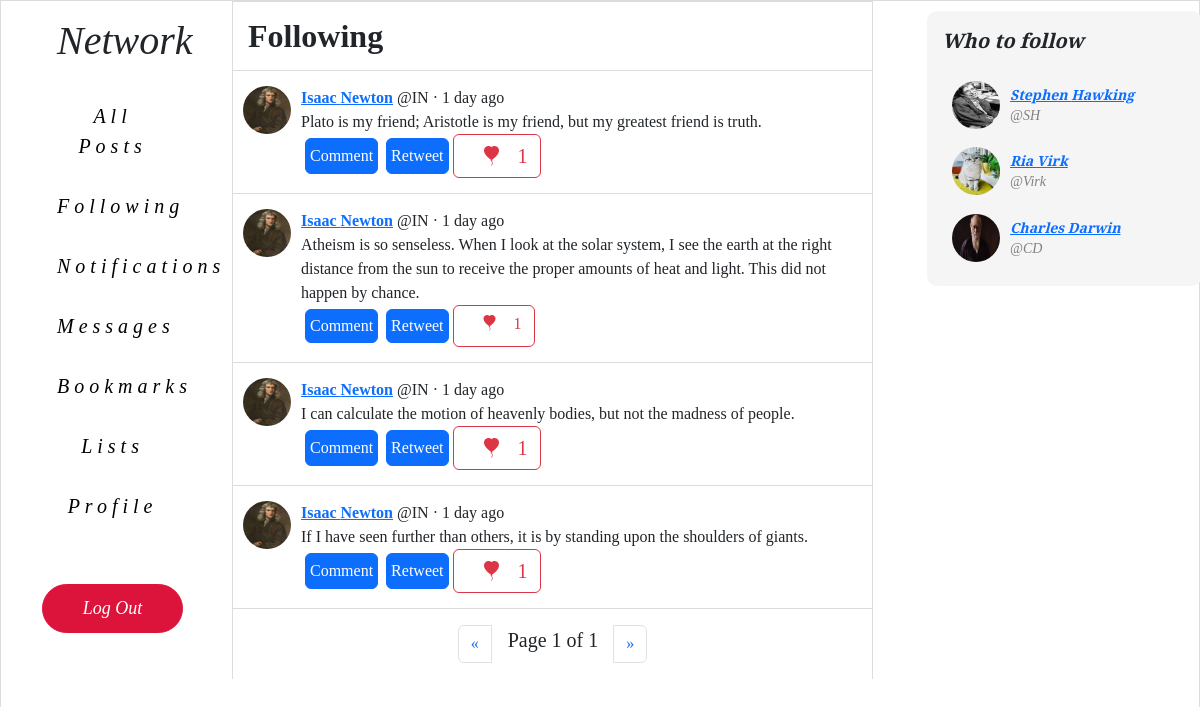
The page /following (signed in) on the database its author committed.
### network/models.py (models this page shows, shortened)
class Post(models.Model):
    user = models.ForeignKey("User", on_delete=models.CASCADE, related_name="posts")
    body = models.TextField(blank=True, max_length=280)
    likes = models.ManyToManyField("User", blank=True, related_name="likes")
    timestamp = models.DateTimeField(auto_now_add=True)
    def get_time(self):
        return humanize.naturaltime(self.timestamp)
    def total_likes(self):
        return self.likes.count()

class User(AbstractUser):
    pass
    bio = models.TextField(blank=True, max_length=160)
    profile_picture = models.ImageField(default="default.jpeg", upload_to="profile_pictures")

### network/views.py (the view)
# urls.py: path("following", views.following, name="following"),
def following(request):
    current_user = User.objects.get(username=request.user)
    currently_following = current_user.following.all()
    followed_posts = []
    for user in currently_following:
        followed_posts += (user.following.posts.all())
    followed_posts.sort(key=lambda post: post.timestamp, reverse=True)
    paginator = Paginator(followed_posts, 10)
    page_number = request.GET.get('page')
    page_obj = paginator.get_page(page_number)
    context = {
        "page_obj": page_obj,
        "recommend_follow": recommend_follow(request),
    }
    return render(request, "network/following.html", context)

### network/views.py (called while the page is built)
def recommend_follow(request):
    current_user = User.objects.get(username=request.user)
    not_following = User.objects.exclude(
        followers__user=current_user
    ).exclude(username=current_user)
    if len(not_following) > 3: sample_size = 3
    else: sample_size = len(not_following)
    not_following = random.sample(list(not_following), sample_size)
    return not_following

### network/templates/network/following.html (shortened to what this page needs)
{% extends "network/layout.html" %}
{% block body %}
    <div class="page-title">Following</div>
    {% for post in page_obj %}
    <div class="post-outer-container">
        <div class="post-container">
            <div class="profile-pic">
                <a href="/profile/{{ post.user.username }}">
                    <img src="{{ post.user.profile_picture.url }}" />
                  </a>
            </div>
            <div class="post-body-container">
                <div class="post-body-top">
                    <div>
                        <a href="/profile/{{ post.user.username }}"><b>{{ post.user.first_name }} {{ post.user.last_name }}</a> </b> @{{ post.user.username }} · {{ post.get_time }}
                    </div>
                </div>
                <div class="post-body">
                    {{ post.body }}
                </div>
                {% if user.is_authenticated %}
                <div class="d-flex">
                    <button type="button" class="btn btn-primary m-1 p-1">Comment</button>
                    <button type="button" class="btn btn-primary m-1 p-1">Retweet</button>
                    {% if request.user in post.likes.all %}
                        <button type="button" class="d-flex like-container btn btn-outline-danger" id="liked" title="Unlike" value="{{ post.id }}"><i class="bi bi-balloon-heart-fill mx-3"></i><div class="like-count">{{ post.total_likes }}</div></button>
                    {% else %}
                        <button type="button" class="d-flex like-container btn btn-outline-danger fs-5" id="not-liked" title="Like" value="{{ post.id }}"><i class="bi bi-balloon-heart-fill mx-3"></i><div class="like-count">{{ post.total_likes }}</div></button>
                    {% endif %}
                </div>
                {% endif %}
            </div>
        </div>
    </div>
    {% endfor %}
    <nav aria-label="Page navigation">
        <ul class="pagination justify-content-center mt-3">
            {% if page_obj.has_previous %}
          <li class="page-item">
            <a id="prev" class="page-link" href="?page={{ page_obj.previous_page_number }}" aria-label="Previous">
              <span aria-hidden="true">&laquo;</span>
            </a>
          </li>
          {% else %}
          <li class="page-item">
            <a id="prev" class="page-link" href="#" aria-label="Previous">
              <span aria-hidden="true">&laquo;</span>
            </a>
          </li>
          {% endif %}
          <span class="current fs-5 mx-3">
            Page {{ page_obj.number }} of {{ page_obj.paginator.num_pages }}
        </span>
        {% if page_obj.has_next %}
          <li class="page-item">
                <a id="next" class="page-link" href="?page={{ page_obj.next_page_number }}" aria-label="Next">
                    <span aria-hidden="true">&raquo;</span>
                  </a>
          </li>
          {% else %}
          <li class="page-item">
            <a id="next" class="page-link" href="#" aria-label="Next">
                <span aria-hidden="true">&raquo;</span>
              </a>
      </li>
          {% endif %}
        </ul>
      </nav>
{% endblock %}

### network/templates/network/layout.html (shortened to what this page needs)
{% load static %}
<!DOCTYPE html>
<html lang="en">
  <head>
    <link href="{% static 'network/style.css' %}" rel="stylesheet" />
    <link
      href="https://cdn.jsdelivr.net/npm/bootstrap@5.3.2/dist/css/bootstrap.min.css"
      rel="stylesheet"
    />
    <link rel="stylesheet" href="https://cdn.jsdelivr.net/npm/bootstrap-icons@1.11.1/font/bootstrap-icons.css">
  </head>
  <body>
    <div class="container">
      <div class="row">
        <div class="col-2">
          <div class="left-pane text-wrap text-center" style = "font-family:'Playfair Display', serif;font-size:16px;font-style:italic;">
            <nav class="navigation-bar">
              <div class="logo">
                <div class="fs-1">Network</div>
              </div>
              <div class="nav d-block">
                <div class="nav-item">
                  <a class="navigation-link text-decoration-none" href="{% url 'index' %}">All Posts</a>
                </div>
              </div>
              {% if user.is_authenticated %}
              <div class="nav d-block">
                <div class="nav-item">
                  <a class="navigation-link" href="{% url 'following' %}"
                    >Following</a
                  >
                </div>
              </div>
              <div class="nav d-block">
                <div class="nav-item">
                  <a class="navigation-link" href="#">Notifications</a>
                </div>
              </div>
              <div class="nav d-block">
                <div class="nav-item">
                  <a class="navigation-link" href="#">Messages</a>
                </div>
              </div>
              <div class="nav d-block">
                <div class="nav-item">
                  <a class="navigation-link" href="#">Bookmarks</a>
                </div>
              </div>
              <div class="nav d-block">
                <div class="nav-item">
                  <a class="navigation-link" href="#">Lists</a>
                </div>
              </div>
              <div class="nav d-block">
                <div class="nav-item">
                  <a class="navigation-link" href="/profile/{{ request.user }}"
                    >Profile</a
                  >
                </div>
              </div>
              {% endif %} {% if user.is_authenticated %}
              <div class="logout">
                <a class="navigation-link" href="{% url 'logout' %}">Log Out</a>
              </div>
              {% endif %}
            </nav>
          </div>
        </div>
        <div class="col-7">
          <div class="body" style = "font-family:'Mooli', serif; font-size: 2em ;" >{% block body %} {% endblock %}</div>
        </div>
        <div class="col-3">
          <div class="right-pane" style = "font-family:'Playfair Display', serif;font-size:16px;font-style:italic;">
            {% if user.is_authenticated %}
            <div class="who-to-follow-container">
              <div class="who-to-follow">
                <p>Who to follow</p>
                {% for user in recommend_follow %}
                <div class="recommend-follow">
                  <div class="profile-pic">
                    <a href="/profile/{{ user.username }}">
                      <img src="{{ user.profile_picture.url }}" />
                    </a>
                  </div>
                  <div class="recommend-user">
                    <a href="/profile/{{ user.username }}"
                      ><div>{{ user.first_name }} {{ user.last_name }}</div>
                    </a>
                    <div>@{{ user.username }}</div>
                  </div>
                </div>
                {% endfor %}
              </div>
            </div>
            {% endif %}
          </div>
        </div>
      </div>
    </div>
  </body>
</html>

### network/static/network/style.css (style rules this page uses)
body { border: 1px solid gainsboro; height: 100vh; width: 100vw; }
.navigation-bar { font-size: 20px; margin-top: 10px; margin-left: auto; margin-right: 30px; max-width: 250px; width: 85%; }
.logo { cursor: default; padding-left: 15px; padding-bottom: 15px; }
.nav-item a { border-radius: 25px; display: inline-block; margin: 5px 0 5px 0; padding: 10px 15px 10px 15px; transition: background-color 0.15s linear; letter-spacing: 5px; }
.navigation-link { color: black; text-decoration: none; }
.logout .navigation-link, .register .navigation-link { color: white; font-size: 18px; }
.logout a, .register a { background-color: crimson; border: 1px solid crimson; border-radius: 25px; display: flex; justify-content: center; padding: 10px 0 10px 0; margin-top: 3rem; transition: filter 0.25s; }
.body { border-left: 1px solid gainsboro; border-right: 1px solid gainsboro; overflow: scroll; width: 100%; }
.page-title { background-color: white; border-top: 1px solid gainsboro; border-bottom: 1px solid gainsboro; font-weight: bold; margin-top: auto; margin-bottom: auto; padding: 10px 0px 10px 15px; }
.post-outer-container { border-bottom: 1px solid gainsboro; padding: 15px 10px 15px 10px; }
.post-container { background-color: white; display: flex; font-size: 16px; height: auto; width: 100%; }
.profile-pic img { border-radius: 100%; height: 48px; margin-right: 10px; width: 48px; }
.post-body-container { width: 100%; }
.post-body-top { display: flex; justify-content: space-between; }
.right-pane { display: block; justify-content: left; }
.who-to-follow-container { height: 275px; margin-top: 10px; margin-left: 30px; width: 275px; }
.who-to-follow { background-color: whitesmoke; border-radius: 10px; display: grid; grid-template-rows: 0.25fr 1fr 1fr 1fr; height: 100%; padding: 15px; width: 100%; }
.who-to-follow p { font-size: 20px; font-weight: bold; height: 100%; }
.recommend-follow { display: grid; align-items: center; display: flex; font-size: 14px; height: 100%; padding-left: 10px; }
.recommend-user div:nth-child(1) { font-weight: bold; }
.recommend-user div:nth-child(2) { color: gray; }

### rows shown on the page
Post: user.profile_picture (picture), user.first_name "Isaac", user.last_name "Newton", user.username "IN", get_time "1 day ago", body "Plato is my friend; Aristotle is my friend, but my greatest friend is truth.", total_likes "1"
Post: user.profile_picture (picture), user.first_name "Isaac", user.last_name "Newton", user.username "IN", get_time "1 day ago", body "Atheism is so senseless. When I look at the solar system, I see the earth at the right distance from the sun to receive the proper amounts of heat and light. This did not happen by chance.", total_likes "1"
Post: user.profile_picture (picture), user.first_name "Isaac", user.last_name "Newton", user.username "IN", get_time "1 day ago", body "I can calculate the motion of heavenly bodies, but not the madness of people.", total_likes "1"
Post: user.profile_picture (picture), user.first_name "Isaac", user.last_name "Newton", user.username "IN", get_time "1 day ago", body "If I have seen further than others, it is by standing upon the shoulders of giants.", total_likes "1"
User: profile_picture (picture), first_name "Stephen", last_name "Hawking", username "SH"
User: profile_picture (picture), first_name "Ria", last_name "Virk", username "Virk"
User: profile_picture (picture), first_name "Charles", last_name "Darwin", username "CD"

### other values the page prints
{{ page_obj.number }} "1"
{{ page_obj.paginator.num_pages }} "1"
